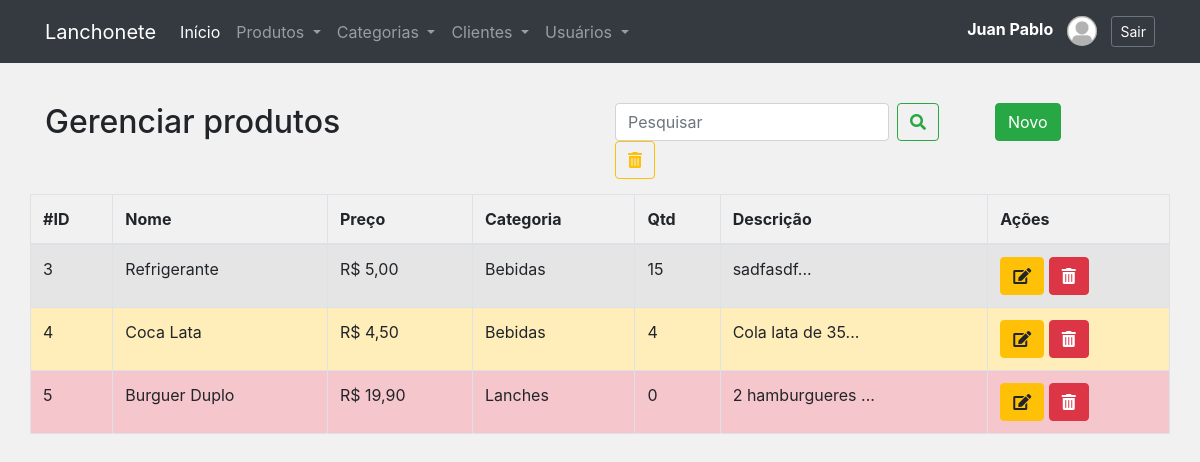
Before: /produtos.php (signed in) with the older database file.
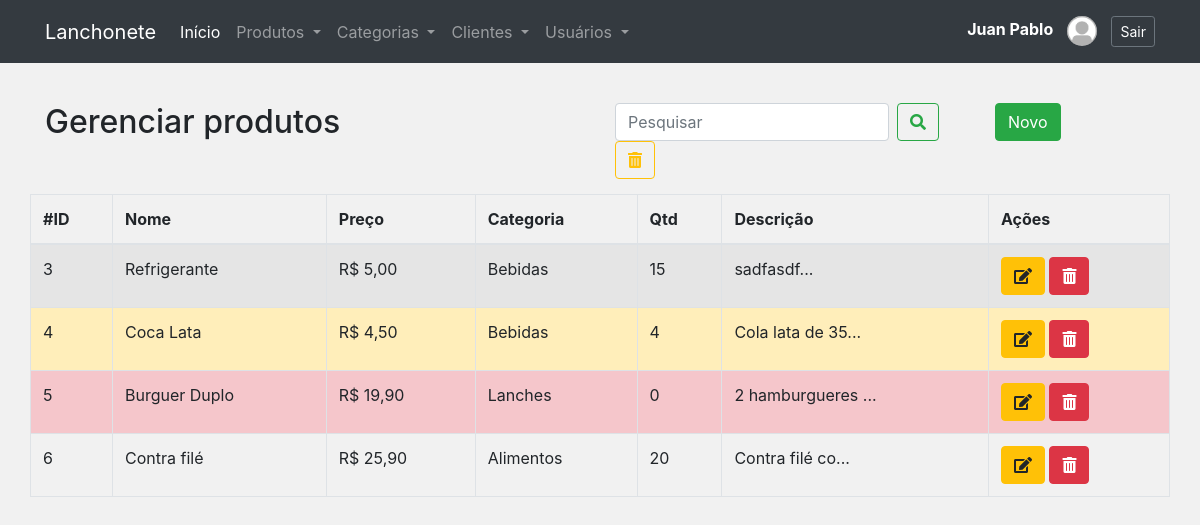
After: the same page with the newer database file.
### tables this page shows
CREATE TABLE `produtos` (
  `id` int NOT NULL AUTO_INCREMENT,
  `nome` varchar(45) NOT NULL,
  `preco` decimal(8,2) NOT NULL,
  `categoria` int NOT NULL,
  `qtd` int DEFAULT '0',
  `descricao` text,
  PRIMARY KEY (`id`),
  KEY `fk_categoria_idx` (`categoria`),
  CONSTRAINT `fk_categoria` FOREIGN KEY (`categoria`) REFERENCES `categorias` (`id`)
);

CREATE TABLE `categorias` (
  `id` int NOT NULL AUTO_INCREMENT,
  `nome` varchar(45) DEFAULT NULL,
  PRIMARY KEY (`id`)
);

### classes/Conexao.php (called while the page is built, shortened)
<?php
class Conexao
{
	private $host;
	private $user;
	private $password;
	public function __construct() {
		$this->host = 'mysql:host=localhost;dbname=lanchonete_api';
		$this->user = 'root';
		$this->password = 'root';
	}
    public function conectar() {
    	try {
			$conn = new PDO(
							$this->host,
							$this->user,
							$this->password
						);
			return $conn;
		} catch (PDOException $e) {
			echo 'Erro na conexao. Erro reportado: ' . $e->getMessage();
			exit;
		}
    }
}

### classes/ProdutoDAO.php (called while the page is built, shortened)
<?php
require_once 'Model.php';
class ProdutoDAO extends Model
{
    public function __construct()
    {
        $this->tabela = 'produtos';
        $this->class  = 'Produto';
    }
    public function listar($pesquisa = '')
    {
        if($pesquisa != '') {
            $sql = "SELECT * FROM {$this->tabela}
                    WHERE nome like '%{$pesquisa}%'
                        OR descricao like '%{$pesquisa}%'
                        OR qtd like '%{$pesquisa}%'";
        } else {
            $sql = "SELECT * FROM {$this->tabela}";
        }
        $stmt = $this->db->prepare($sql);
        $stmt->setFetchMode(PDO::FETCH_CLASS, $this->class);
        $stmt->execute();
        return $stmt->fetchAll();
    }
}

### classes/Model.php (called while the page is built, shortened)
<?php
require 'Conexao.php';
class Model
{
	protected $tabela;
	protected $class;
	protected $db;
	public function __construct()
	{
		$conexao = new Conexao();
		$this->db = $conexao->conectar();
	}
    public function get($id)
    {
    	$sql = "SELECT * FROM {$this->tabela} WHERE id = {$id}";
    	$stmt = $this->db->prepare($sql);
    	$stmt->setFetchMode(PDO::FETCH_CLASS, $this->class);
    	$stmt->execute();
    	return $stmt->fetch();
    }
}

### classes/Produto.php (called while the page is built, shortened)
<?php
class Produto
{
	private $id;
	private $nome;
	private $preco;
	private $categoria;
    private $qtd;
    private $descricao;
    public function getId()
    {
        return $this->id;
    }
    public function getNome()
    {
        return $this->nome;
    }
    public function getPreco()
    {
        return number_format($this->preco, 2, ',','.');
    }
    public function getCategoria()
    {
        return $this->categoria;
    }
    public function getQtd()
    {
        return $this->qtd;
    }
    public function getDescricao()
    {
        return $this->descricao;
    }
}

### classes/CategoriaDAO.php (called while the page is built, shortened)
<?php
require_once 'Model.php';
class CategoriaDAO extends Model
{
    public function __construct() {
    	$this->tabela = 'categorias';
    	$this->class = 'Categoria';
    }
}

### classes/Categoria.php (called while the page is built, shortened)
<?php
class Categoria
{
   private $nome;
    public function getNome()
    {
        return $this->nome;
    }
}

### produtos.php (the view, shortened to what this page needs)
<?php include './layout/header.php'; ?>
<?php include './layout/menu.php'; ?>
<?php
require 'classes/Categoria.php';
require 'classes/Produto.php';
require 'classes/CategoriaDAO.php';
require 'classes/ProdutoDAO.php';
$produtoDAO = new ProdutoDAO();
$categoriaDAO = new CategoriaDAO();
if(isset($_GET['pesquisa']) && $_GET['pesquisa'] != '') {
	$produtos = $produtoDAO->listar($_GET['pesquisa']);
} else {
	$produtos = $produtoDAO->listar();
}
?>
<div class="row" style="margin-top:40px">
	<div class="col-6">
		<h2>Gerenciar produtos</h2>
	</div>
	<div class="col-4">
	<form class="form-inline my-2 my-lg-0">
      <input class="form-control mr-sm-2" name="pesquisa" type="search" placeholder="Pesquisar" aria-label="Pesquisar" value="<?= (isset($_GET['pesquisa']) ? $_GET['pesquisa'] : '') ?>">
      <button class="btn btn-outline-success my-2 my-sm-0" type="submit">
      	<i class="fas fa-search"></i>
      </button>
      <a href="./produtos.php" class="btn btn-outline-warning my-2 my-sm-0">
      	<i class="fas fa-trash-alt"></i>
      </a>
    </form>
	</div>
	<div class="col-2">
		<a href="form_produto.php" class="btn btn-success">Novo</a>
	</div>
</div>
<div class="row">
	<table class="table table-hover table-bordered table-striped">
		<thead>
			<tr>
				<th>#ID</th>
				<th>Nome</th>
				<th>Preço</th>
				<th>Categoria</th>
				<th>Qtd</th>
				<th>Descrição</th>
				<th>Ações</th>
			</tr>
		</thead>
		<tbody>
			<?php foreach($produtos as $produto){
				$categoria = $categoriaDAO->get($produto->getCategoria());
			?>
			<tr
				<?php if($produto->getQtd() < 1) {
					echo 'class="table-danger"';
				} else if($produto->getQtd() < 5) {
					echo 'class="table-warning"';
				}
				?>
			>
				<td><?= $produto->getId() ?></td>
				<td><?= $produto->getNome() ?></td>
				<td>R$ <?= $produto->getPreco() ?></td>
				<td><?= $categoria->getNome() ?></td>
				<td><?= $produto->getQtd() ?></td>
				<td data-toggle="tooltip" title="<?= ($produto->getDescricao() != '' ? $produto->getDescricao() : ''); ?>"><?= ($produto->getDescricao() != '' ? substr($produto->getDescricao(),0,15).'...' : ''); ?></td>
				<td>
					<a href="form_produto.php?id=<?= $produto->getId() ?>" class="btn btn-warning">
						<i class="fas fa-edit"></i>
					</a>
					<a href="controle_produto.php?acao=deletar&id=<?= $produto->getId() ?>" onclick="return confirm('Deseja realmente excluir?')" class="btn btn-danger">
						<i class="fas fa-trash-alt"></i>
					</a>
				</td>
			</tr>
			<?php } ?>
		</tbody>
	</table>
</div>
<?php include './layout/footer.php'; ?>

### layout/header.php (shortened to what this page needs)
<!DOCTYPE html>
<html>
<head>
	<link rel="stylesheet" href="https://stackpath.bootstrapcdn.com/bootstrap/4.1.3/css/bootstrap.min.css">
	<link rel="stylesheet" type="text/css" href="assets/css/estilo.css">
	<link rel="stylesheet" type="text/css" href="assets/css/all.css">
</head>
<body>

### layout/menu.php (shortened to what this page needs)
<nav class="navbar navbar-expand-lg navbar-dark bg-dark ">
  <div class="container">
  <a class="navbar-brand" href="administrativa.php">Lanchonete</a>
  <div class="collapse navbar-collapse" id="conteudoNavbarSuportado">
    <ul class="navbar-nav mr-auto">
      <li class="nav-item active">
        <a class="nav-link" href="administrativa.php">Início <span class="sr-only">(página atual)</span></a>
      </li>
      <li class="nav-item dropdown">
        <a class="nav-link dropdown-toggle" href="#" id="navbarDropdown" role="button" data-toggle="dropdown" aria-haspopup="true" aria-expanded="false">
          Produtos
        </a>
      </li>
      <li class="nav-item dropdown">
        <a class="nav-link dropdown-toggle" href="#" id="navbarDropdown" role="button" data-toggle="dropdown" aria-haspopup="true" aria-expanded="false">
          Categorias
        </a>
      </li>
      <li class="nav-item dropdown">
        <a class="nav-link dropdown-toggle" href="#" id="navbarDropdown" role="button" data-toggle="dropdown" aria-haspopup="true" aria-expanded="false">
          Clientes
        </a>
      </li>
      <li class="nav-item dropdown">
        <a class="nav-link dropdown-toggle" href="#" id="navbarDropdown" role="button" data-toggle="dropdown" aria-haspopup="true" aria-expanded="false">
          Usuários
        </a>
      </li>
      <li class="nav-item align-self-end" >
        <a class="nav-link" href="#">
        </a>
      </li>
    </ul>
    <span class="navbar-text">
      <a href="form_usuario.php?id=<?= $_SESSION['id_usuario'] ?>">
            <strong >
              <?= $_SESSION['nome'] ?>
            </strong>
            <img src="/assets/img/usuarios/<?= ($_SESSION['imagem'] != '' && file_exists('assets/img/usuarios/'.$_SESSION['imagem']) ? $_SESSION['imagem'] : 'usuario.png' ) ?>" class="rounded-circle user-img-menu">
          </a>
      <small>  <a class="btn btn-outline-secondary btn-sm" href="logout.php" onclick="return confirm('Deseja realmente sair?')">Sair</a></small>
    </span>
  </div>
  </div>
</nav>
<div class="container">

### layout/footer.php (shortened to what this page needs)
</div>
</body>
</html>

### assets/css/estilo.css (style rules this page uses)
body { background: #f1f1f1; }
.row { margin-bottom: 15px; }
.user-img-menu { width: 30px; margin-right: 10px; margin-left: 10px; }

### assets/css/all.css (style rules this page uses)
.fa, .fas, .far, .fal, .fad, .fab { -moz-osx-font-smoothing: grayscale; -webkit-font-smoothing: antialiased; display: inline-block; font-style: normal; font-variant: normal; text-rendering: auto; line-height: 1; }
.fa-edit:before { content: "\f044"; }
.fa-search:before { content: "\f002"; }
.fa-trash-alt:before { content: "\f2ed"; }
.fa, .fas { font-family: 'Font Awesome 5 Free'; font-weight: 900; }

Changed rows visible on the page:
added produtos: id "6", nome "Contra filé", preco "25,90", categoria.nome "Alimentos", qtd "20", descricao "Contra filé co"
